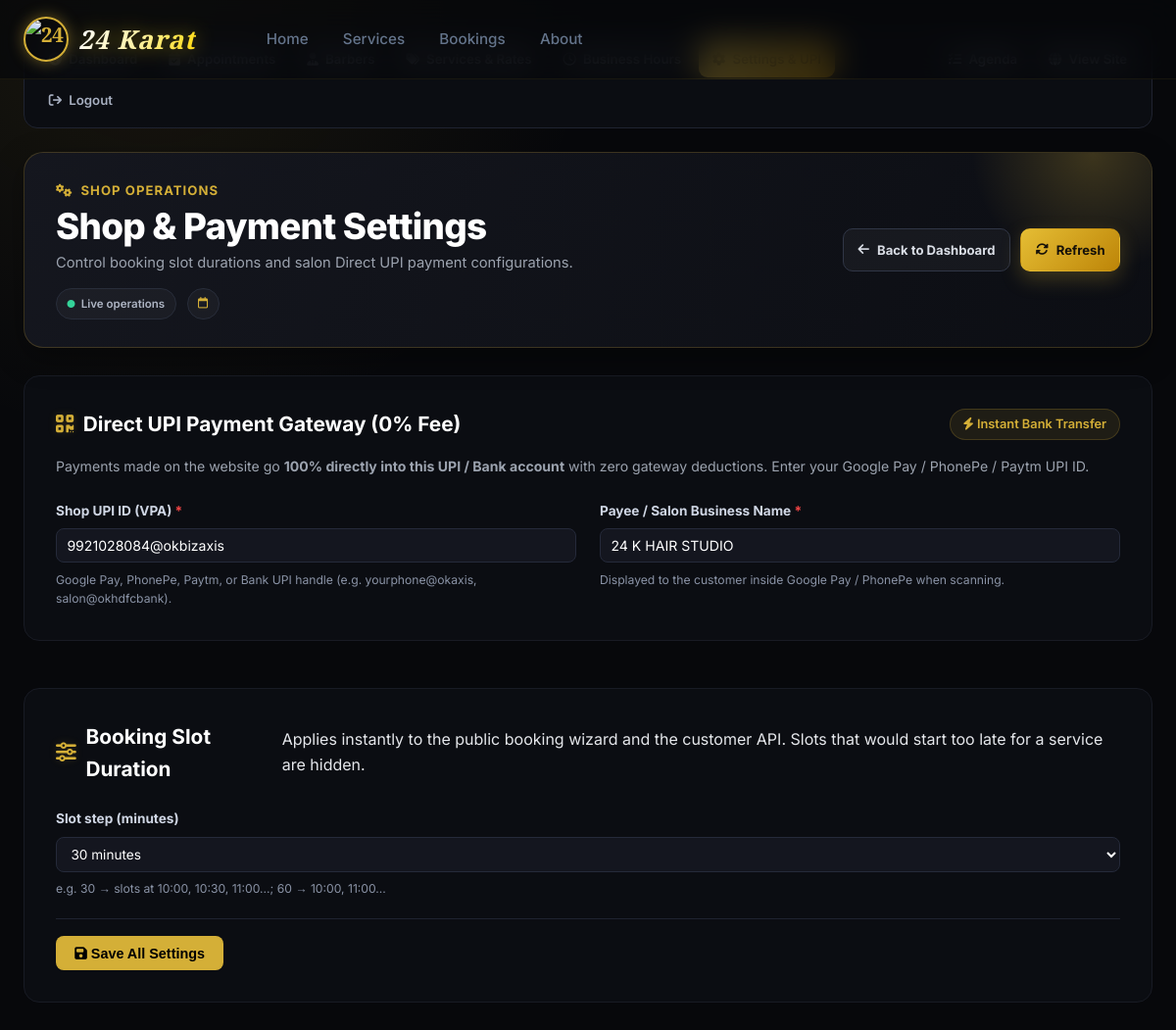
Screenshot of /dashboard/settings/ (signed in) with the database file from the repository.
### booking/models.py (models this page shows, shortened)
class ShopSetting(models.Model):
    key = models.CharField(max_length=50, unique=True)
    value = models.CharField(max_length=200, blank=True, default='')
    class Meta:
        verbose_name = 'Shop Setting'
        verbose_name_plural = 'Shop Settings'

### booking/views.py (the view, shortened to what this page needs)
# urls.py: path('dashboard/settings/', views.admin_settings, name='admin_settings'),
@barber_staff_required
def admin_settings(request):
    context = {
        'active_nav': 'settings',
        'slot_step': slot_step_minutes(),
        'slot_choices': [15, 20, 30, 45, 60, 90, 120],
        'shop_upi_id': get_shop_upi_id(),
        'shop_upi_name': get_shop_upi_name(),
    }
    return render(request, 'admin_settings.html', context)

### booking/models.py (called while the page is built)
def get_shop_setting(key, default=''):
    try:
        return ShopSetting.objects.get(key=key).value
    except ShopSetting.DoesNotExist:
        return default

def get_shop_upi_id():
    from django.conf import settings
    val = get_shop_setting('shop_upi_id', '')
    if val and val.strip():
        return val.strip()
    return getattr(settings, 'SHOP_UPI_ID', '9921028084@okbizaxis')

def get_shop_upi_name():
    from django.conf import settings
    val = get_shop_setting('shop_upi_name', '')
    if val and val.strip():
        return val.strip()
    return getattr(settings, 'SHOP_UPI_NAME', '24 K Hair Studio')

def slot_step_minutes():
    try:
        return max(5, min(int(get_shop_setting('slot_step', '30')), 120))
    except (TypeError, ValueError):
        return 30

### booking/views.py (called while the page is built)
def barber_staff_required(view_func):
    @wraps(view_func)
    def _wrapped(request, *args, **kwargs):
        if not request.user.is_authenticated:
            return redirect_to_login(request.get_full_path())
        if not request.user.is_staff:
            raise PermissionDenied
        return view_func(request, *args, **kwargs)
    return _wrapped

### templates/admin_settings.html (shortened to what this page needs)
{% extends 'base.html' %}
{% load static %}
{% block body_class %}barber-dashboard-page{% endblock %}
{% block content %}
<div class="admin-dashboard-wrapper">
  <div class="container">
    {% include 'admin_nav.html' %}
    <div class="dashboard-header" data-animate="fade-up">
      <div>
        <div class="dashboard-eyebrow"><i class="fa-solid fa-gears"></i> Shop operations</div>
        <h1 class="dashboard-title">Shop &amp; Payment Settings</h1>
        <p class="dashboard-subtitle">Control booking slot durations and salon Direct UPI payment configurations.</p>
        <div class="dashboard-header-meta">
          <span><i class="fa-solid fa-circle"></i> Live operations</span>
          <span><i class="fa-regular fa-calendar"></i> {{ today|date:"D, d M Y" }}</span>
        </div>
      </div>
      <div class="header-actions">
        <a href="{% url 'admin_dashboard' %}" class="dashboard-header-button dashboard-header-button--secondary">
          <i class="fa-solid fa-arrow-left"></i> Back to Dashboard
        </a>
        <a href="{% url 'admin_settings' %}" class="dashboard-header-button dashboard-header-button--primary">
          <i class="fa-solid fa-rotate"></i> Refresh
        </a>
      </div>
    </div>
    <form method="POST" action="{% url 'admin_settings' %}" id="settings-form" class="settings-form">
      <div class="dashboard-section" data-animate="fade-up" data-delay="100">
        <div class="section-title-wrap">
          <h2><i class="fa-solid fa-qrcode text-gold"></i> Direct UPI Payment Gateway (0% Fee)</h2>
          <span class="section-badge"><i class="fa-solid fa-bolt"></i> Instant Bank Transfer</span>
        </div>
        <p class="section-sub" style="color:#9ca3af; font-size:0.88rem; margin-top:-0.5rem; margin-bottom:1.5rem; line-height:1.5;">
          Payments made on the website go <strong>100% directly into this UPI / Bank account</strong> with zero gateway deductions. Enter your Google Pay / PhonePe / Paytm UPI ID.
        </p>
        <div class="settings-grid" style="display:grid; grid-template-columns:repeat(auto-fit, minmax(280px, 1fr)); gap:1.5rem;">
          <label class="settings-field">
            <span class="settings-label">Shop UPI ID (VPA) <span style="color:#ef4444;">*</span></span>
            <input type="text" name="shop_upi_id" value="{{ shop_upi_id }}" class="admin-inline-input" placeholder="e.g. 9921028084@okbizaxis" required />
            <span class="settings-hint">Google Pay, PhonePe, Paytm, or Bank UPI handle (e.g. yourphone@okaxis, salon@okhdfcbank).</span>
          </label>
          <label class="settings-field">
            <span class="settings-label">Payee / Salon Business Name <span style="color:#ef4444;">*</span></span>
            <input type="text" name="shop_upi_name" value="{{ shop_upi_name }}" class="admin-inline-input" placeholder="e.g. 24 K Hair Studio" required />
            <span class="settings-hint">Displayed to the customer inside Google Pay / PhonePe when scanning.</span>
          </label>
        </div>
      </div>
      <div class="dashboard-section" data-animate="fade-up" data-delay="150">
        <div class="section-title-wrap">
          <h2><i class="fa-solid fa-sliders text-gold"></i> Booking Slot Duration</h2>
          <p class="section-sub">Applies instantly to the public booking wizard and the customer API. Slots that would start too late for a service are hidden.</p>
        </div>
        <div class="settings-grid">
          <label class="settings-field">
            <span class="settings-label">Slot step (minutes)</span>
            <select name="slot_step" class="admin-select-filter admin-inline-input">
              {% for choice in slot_choices %}
                <option value="{{ choice }}" {% if slot_step == choice %}selected{% endif %}>{{ choice }} minutes</option>
              {% endfor %}
            </select>
            <span class="settings-hint">e.g. 30 → slots at 10:00, 10:30, 11:00…; 60 → 10:00, 11:00…</span>
          </label>
        </div>
        <div class="dashboard-form-footer">
          <button type="submit" class="btn-filter"><i class="fa-solid fa-floppy-disk"></i> Save All Settings</button>
        </div>
      </div>
    </form>
  </div>
</div>
{% endblock %}

### templates/admin_styles.html (style rules this page uses)
.admin-inline-input { background: #14161f; border: 1px solid #252a3a; border-radius: 8px; color: #fff; font-size: 0.88rem; font-family: inherit; padding: 0.5rem 0.65rem; width: 100%; min-width: 140px; transition: border-color 0.2s, box-shadow 0.2s; }
.admin-select-filter { background: #14161f; border: 1px solid #252a3a; border-radius: 8px; color: #fff; font-size: 0.85rem; font-family: inherit; padding: 0.5rem 0.65rem; }
.dashboard-form-footer { align-items: center; display: flex; gap: 1rem; flex-wrap: wrap; margin-top: 1.25rem; padding-top: 1.1rem; border-top: 1px solid #1f2330; }
.settings-form { margin-top: 0.5rem; }
.settings-grid { display: grid; grid-template-columns: repeat(auto-fit, minmax(260px, 1fr)); gap: 1rem; }
.settings-field { display: flex; flex-direction: column; gap: 0.45rem; }
.settings-label { color: #cfd6e4; font-size: 0.85rem; font-weight: 700; }
.settings-hint { color: #8a93a6; font-size: 0.76rem; }

### rows the page displays
ShopSetting: shop_upi_id "9921028084@okbizaxis"
ShopSetting: shop_upi_name "24 K HAIR STUDIO"

### other values shown
form field slot_step "30 minutes"
